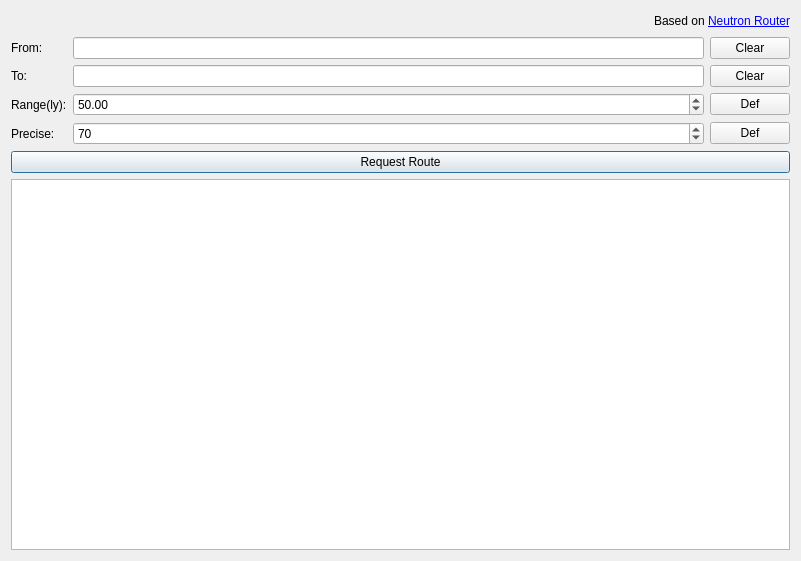
<?xml version="1.0" encoding="UTF-8"?>
<ui version="4.0">
 <class>SpanshRouteWidget</class>
 <widget class="QWidget" name="SpanshRouteWidget">
  <property name="geometry">
   <rect>
    <x>0</x>
    <y>0</y>
    <width>801</width>
    <height>561</height>
   </rect>
  </property>
  <property name="windowTitle">
   <string>Form</string>
  </property>
  <layout class="QVBoxLayout" name="verticalLayout">
   <item>
    <layout class="QHBoxLayout" name="horizontalLayout">
     <item>
      <spacer name="horizontalSpacer">
       <property name="orientation">
        <enum>Qt::Horizontal</enum>
       </property>
       <property name="sizeHint" stdset="0">
        <size>
         <width>40</width>
         <height>20</height>
        </size>
       </property>
      </spacer>
     </item>
     <item>
      <widget class="QLabel" name="label">
       <property name="sizePolicy">
        <sizepolicy hsizetype="Preferred" vsizetype="Preferred">
         <horstretch>0</horstretch>
         <verstretch>0</verstretch>
        </sizepolicy>
       </property>
       <property name="text">
        <string>&lt;html&gt;&lt;head/&gt;&lt;body&gt;&lt;p&gt;Based on &lt;a href=&quot;https://www.spansh.co.uk/plotter&quot;&gt;&lt;span style=&quot; text-decoration: underline; color:#0000ff;&quot;&gt;Neutron Router&lt;/span&gt;&lt;/a&gt;&lt;/p&gt;&lt;/body&gt;&lt;/html&gt;</string>
       </property>
       <property name="openExternalLinks">
        <bool>true</bool>
       </property>
      </widget>
     </item>
    </layout>
   </item>
   <item>
    <layout class="QGridLayout" name="gridLayout">
     <item row="0" column="4" colspan="2">
      <widget class="QPushButton" name="pushButton_3">
       <property name="text">
        <string>Clear</string>
       </property>
      </widget>
     </item>
     <item row="2" column="2" colspan="2">
      <widget class="QDoubleSpinBox" name="spinBoxRange">
       <property name="sizePolicy">
        <sizepolicy hsizetype="Minimum" vsizetype="Fixed">
         <horstretch>3</horstretch>
         <verstretch>0</verstretch>
        </sizepolicy>
       </property>
       <property name="minimum">
        <double>1.000000000000000</double>
       </property>
       <property name="maximum">
        <double>200.000000000000000</double>
       </property>
       <property name="stepType">
        <enum>QAbstractSpinBox::AdaptiveDecimalStepType</enum>
       </property>
       <property name="value">
        <double>50.000000000000000</double>
       </property>
      </widget>
     </item>
     <item row="3" column="2" colspan="2">
      <widget class="QSpinBox" name="spinBoxPrecise">
       <property name="sizePolicy">
        <sizepolicy hsizetype="Minimum" vsizetype="Fixed">
         <horstretch>3</horstretch>
         <verstretch>0</verstretch>
        </sizepolicy>
       </property>
       <property name="minimum">
        <number>1</number>
       </property>
       <property name="maximum">
        <number>100</number>
       </property>
       <property name="value">
        <number>70</number>
       </property>
      </widget>
     </item>
     <item row="1" column="0">
      <widget class="QLabel" name="label_2">
       <property name="text">
        <string>To:</string>
       </property>
       <property name="buddy">
        <cstring>toE</cstring>
       </property>
      </widget>
     </item>
     <item row="3" column="4" colspan="2">
      <widget class="QPushButton" name="pushButton">
       <property name="text">
        <string>Def</string>
       </property>
      </widget>
     </item>
     <item row="3" column="0" colspan="2">
      <widget class="QLabel" name="label_4">
       <property name="text">
        <string>Precise:</string>
       </property>
       <property name="buddy">
        <cstring>spinBoxPrecise</cstring>
       </property>
      </widget>
     </item>
     <item row="0" column="0">
      <widget class="QLabel" name="labelFrom">
       <property name="text">
        <string>From:</string>
       </property>
       <property name="buddy">
        <cstring>fromE</cstring>
       </property>
      </widget>
     </item>
     <item row="0" column="2" colspan="2">
      <widget class="QLineEdit" name="fromE">
       <property name="sizePolicy">
        <sizepolicy hsizetype="Expanding" vsizetype="Fixed">
         <horstretch>3</horstretch>
         <verstretch>0</verstretch>
        </sizepolicy>
       </property>
      </widget>
     </item>
     <item row="1" column="4" colspan="2">
      <widget class="QPushButton" name="pushButton_4">
       <property name="text">
        <string>Clear</string>
       </property>
      </widget>
     </item>
     <item row="1" column="2" colspan="2">
      <widget class="QLineEdit" name="toE">
       <property name="sizePolicy">
        <sizepolicy hsizetype="Expanding" vsizetype="Fixed">
         <horstretch>3</horstretch>
         <verstretch>0</verstretch>
        </sizepolicy>
       </property>
      </widget>
     </item>
     <item row="2" column="4" colspan="2">
      <widget class="QPushButton" name="pushButton_2">
       <property name="text">
        <string>Def</string>
       </property>
      </widget>
     </item>
     <item row="2" column="0" colspan="2">
      <widget class="QLabel" name="label_3">
       <property name="text">
        <string>Range(ly):</string>
       </property>
       <property name="buddy">
        <cstring>spinBoxRange</cstring>
       </property>
      </widget>
     </item>
     <item row="4" column="0" colspan="6">
      <widget class="QPushButton" name="btnRoute">
       <property name="text">
        <string>Request Route</string>
       </property>
       <property name="default">
        <bool>true</bool>
       </property>
      </widget>
     </item>
    </layout>
   </item>
   <item>
    <widget class="QTableView" name="tableView">
     <property name="sizePolicy">
      <sizepolicy hsizetype="Expanding" vsizetype="Expanding">
       <horstretch>0</horstretch>
       <verstretch>3</verstretch>
      </sizepolicy>
     </property>
     <property name="toolTip">
      <string>Selected row is copied to clipboard immediatly.</string>
     </property>
     <property name="sizeAdjustPolicy">
      <enum>QAbstractScrollArea::AdjustIgnored</enum>
     </property>
     <property name="alternatingRowColors">
      <bool>true</bool>
     </property>
     <property name="selectionMode">
      <enum>QAbstractItemView::SingleSelection</enum>
     </property>
     <property name="selectionBehavior">
      <enum>QAbstractItemView::SelectRows</enum>
     </property>
    </widget>
   </item>
  </layout>
 </widget>
 <tabstops>
  <tabstop>fromE</tabstop>
  <tabstop>toE</tabstop>
  <tabstop>spinBoxRange</tabstop>
  <tabstop>spinBoxPrecise</tabstop>
  <tabstop>btnRoute</tabstop>
  <tabstop>pushButton_3</tabstop>
  <tabstop>pushButton_4</tabstop>
  <tabstop>pushButton_2</tabstop>
  <tabstop>pushButton</tabstop>
 </tabstops>
 <resources/>
 <connections/>
</ui>
